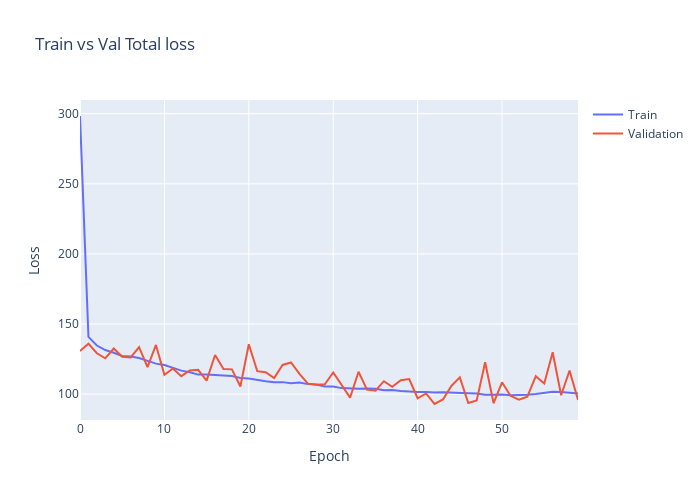

Notebook source saved alongside this figure:
### Code cell
import plotly.graph_objects as go

plt.clf()

fig = go.Figure()
fig.add_trace(go.Scatter(
                    y=history.history['loss'],
                    name='Train'))

fig.add_trace(go.Scatter(
                    y=history.history['val_loss'],
                    name='Validation'))


fig.update_layout(height=500, 
                  width=700,
                  title='Train vs Val Total loss',
                  xaxis_title='Epoch',
                  yaxis_title='Loss')


fig.show()

### Figure 1 — Plotly figure (JSON) as saved in the notebook; plotly's stock layout.template omitted (floating-point values rounded to 4 significant figures)
{"data": [{"name": "Train", "type": "scatter", "y": [298.3, 140.8, 134.7, 131.4, 129.5, 127.2, 126.8, 125.8, 123.7, 121.8, 120.7, 118.8, 116.8, 115.7, 113.9, 114.0, 113.4, 113.3, 112.9, 111.5, 111.1, 109.9, 109.2, 108.5, 108.6, 107.7, 108.3, 107.2, 106.9, 105.5, 105.4, 104.3, 104.0, 103.8, 104.1, 103.8, 102.8, 102.9, 102.2, 101.7, 101.5, 101.5, 101.1, 101.4, 101.0, 100.6, 100.6, 100.5, 99.65, 99.63, 99.8, 99.29, 99.25, 99.58, 100.1, 100.6, 101.7, 101.5, 100.9, 100.5]}, {"name": "Validation", "type": "scatter", "y": [130.7, 136.0, 129.2, 125.6, 132.6, 126.7, 126.1, 133.6, 119.3, 135.1, 113.8, 118.3, 112.8, 116.9, 117.4, 109.6, 127.9, 117.9, 117.7, 105.5, 135.5, 116.4, 115.6, 111.5, 120.8, 122.6, 114.5, 107.5, 106.7, 107.0, 115.5, 106.2, 97.48, 115.9, 103.2, 102.5, 109.2, 105.2, 110.0, 110.7, 97.07, 100.5, 92.97, 96.21, 105.8, 112.0, 93.73, 95.54, 122.7, 93.54, 108.5, 98.8, 96.08, 98.14, 112.8, 107.5, 129.9, 99.22, 116.9, 95.82]}], "layout": {"height": 500, "title": {"text": "Train vs Val Total loss"}, "width": 700, "xaxis": {"title": {"text": "Epoch"}}, "yaxis": {"title": {"text": "Loss"}}}}
